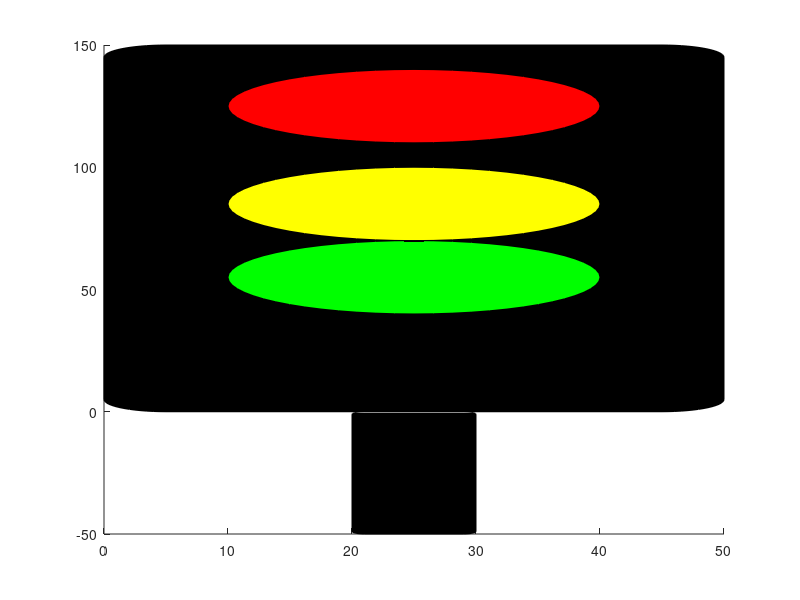

The MATLAB source for this figure:
    figure;
  
    % Set the size and position of the traffic signal
     hight = 150;
    width = 50;
    place_of_the_signal = [0, 0, width, hight];
    
    % Draw the rectangular background for the traffic signal
    %detect its position and its curve value and its colour as black
    rectangle('Position', place_of_the_signal, 'Curvature', 0.2, 'FaceColor', 'k');
    
    % choose the diameter and position of the each light signal
    d = 30;
    place_of_lights = [place_of_the_signal(1) + (width - d) / 2, ...
                     place_of_the_signal(2) + hight - d - 10, ...
                     d, d];
    
    % Draw the red light signal on traffic signal and set its place on the
    %black rectangle we draw 
    rectangle('Position', place_of_lights, 'Curvature', 1, 'FaceColor', 'r');
    
    % Update the position for the yellow light on the traffic signal
    place_of_lights(2) = place_of_the_signal(2) + hight - 2 * d - 20;
    
   % Draw the yellow light signal on traffic signal and set its place on the
    %black rectangle we draw 
    rectangle('Position', place_of_lights, 'Curvature', 1, 'FaceColor', 'y');
    
    % Update the light position for the green light on the traffic signal
    place_of_lights(2) = place_of_the_signal(2) + d + 10;
    
   % Draw the green light signal on traffic signal and set its place on the
    %black rectangle we draw 
    rectangle('Position', place_of_lights, 'Curvature', 1, 'FaceColor', 'g');
    
    % Set the size and position of the pole that siignal will stand on it
    %choose its position
    poleHeight = 50;
    poleWidth = 10;
    polePosition = [place_of_the_signal(1) + (width - poleWidth) / 2, ...
                    place_of_the_signal(2) - poleHeight, ...
                    poleWidth, poleHeight];
    
    % Draw the pole
    rectangle('Position', polePosition, 'Curvature', 0.2, 'FaceColor', 'k');

